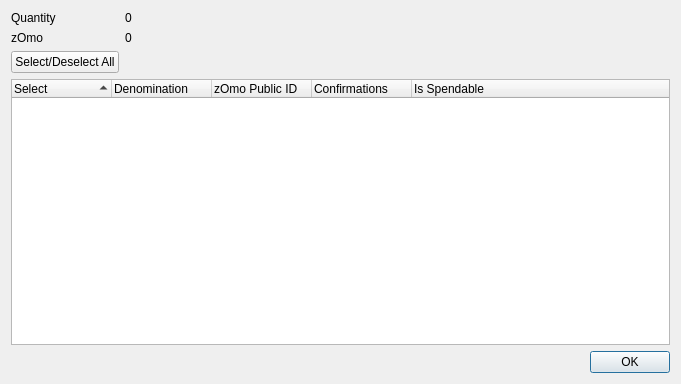
<?xml version="1.0" encoding="UTF-8"?>
<ui version="4.0">
 <class>ZOmoControlDialog</class>
 <widget class="QDialog" name="ZOmoControlDialog">
  <property name="geometry">
   <rect>
    <x>0</x>
    <y>0</y>
    <width>681</width>
    <height>384</height>
   </rect>
  </property>
  <property name="minimumSize">
   <size>
    <width>681</width>
    <height>384</height>
   </size>
  </property>
  <property name="windowTitle">
   <string>Select zOmo to Spend</string>
  </property>
  <layout class="QGridLayout" name="gridLayout">
   <item row="0" column="0">
    <layout class="QFormLayout" name="formLayout">
     <property name="sizeConstraint">
      <enum>QLayout::SetDefaultConstraint</enum>
     </property>
     <item row="0" column="0">
      <widget class="QLabel" name="labelQuantity">
       <property name="text">
        <string>Quantity</string>
       </property>
      </widget>
     </item>
     <item row="0" column="1">
      <widget class="QLabel" name="labelQuantity_int">
       <property name="text">
        <string>0</string>
       </property>
      </widget>
     </item>
     <item row="1" column="0">
      <widget class="QLabel" name="labelzOmo">
       <property name="text">
        <string>zOmo</string>
       </property>
      </widget>
     </item>
     <item row="1" column="1">
      <widget class="QLabel" name="labelZOmo_int">
       <property name="text">
        <string>0</string>
       </property>
      </widget>
     </item>
     <item row="2" column="0">
      <widget class="QPushButton" name="pushButtonAll">
       <property name="text">
        <string>Select/Deselect All</string>
       </property>
      </widget>
     </item>
    </layout>
   </item>
   <item row="1" column="0">
    <layout class="QVBoxLayout" name="verticalLayout">
     <item>
      <widget class="QTreeWidget" name="treeWidget">
       <property name="minimumSize">
        <size>
         <width>0</width>
         <height>250</height>
        </size>
       </property>
       <property name="alternatingRowColors">
        <bool>true</bool>
       </property>
       <property name="sortingEnabled">
        <bool>true</bool>
       </property>
       <property name="columnCount">
        <number>5</number>
       </property>
       <attribute name="headerDefaultSectionSize">
        <number>100</number>
       </attribute>
       <column>
        <property name="text">
         <string notr="true">Select</string>
        </property>
       </column>
       <column>
        <property name="text">
         <string notr="true">Denomination</string>
        </property>
       </column>
       <column>
        <property name="text">
         <string notr="true">zOmo Public ID</string>
        </property>
       </column>
       <column>
        <property name="text">
         <string notr="true">Confirmations</string>
        </property>
       </column>
       <column>
        <property name="text">
         <string>Is Spendable</string>
        </property>
       </column>
      </widget>
     </item>
     <item>
      <widget class="QDialogButtonBox" name="buttonBox">
       <property name="orientation">
        <enum>Qt::Horizontal</enum>
       </property>
       <property name="standardButtons">
        <set>QDialogButtonBox::Ok</set>
       </property>
      </widget>
     </item>
    </layout>
   </item>
  </layout>
 </widget>
 <resources/>
 <connections>
  <connection>
   <sender>buttonBox</sender>
   <signal>accepted()</signal>
   <receiver>ZOmoControlDialog</receiver>
   <slot>accept()</slot>
   <hints>
    <hint type="sourcelabel">
     <x>248</x>
     <y>254</y>
    </hint>
    <hint type="destinationlabel">
     <x>157</x>
     <y>274</y>
    </hint>
   </hints>
  </connection>
  <connection>
   <sender>buttonBox</sender>
   <signal>rejected()</signal>
   <receiver>ZOmoControlDialog</receiver>
   <slot>reject()</slot>
   <hints>
    <hint type="sourcelabel">
     <x>316</x>
     <y>260</y>
    </hint>
    <hint type="destinationlabel">
     <x>286</x>
     <y>274</y>
    </hint>
   </hints>
  </connection>
 </connections>
</ui>
